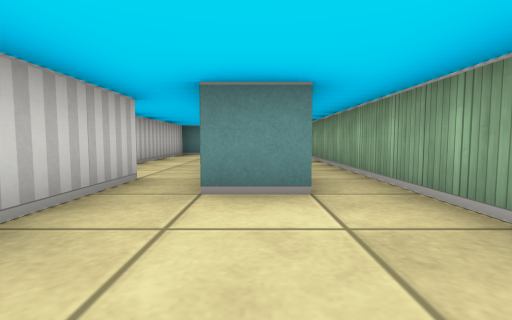
[1] (above)

15 first-person views from a walk through a cub3D level. The camera is about half as high as the walls, tilts 4° down and sees 85° across. The floor is counted in squares. Each view is taken from the middle of a square. On the plan, view 1 faces up. The plan holds only what a view shows up to about 9 squares ahead; the rest is blank.

[2]
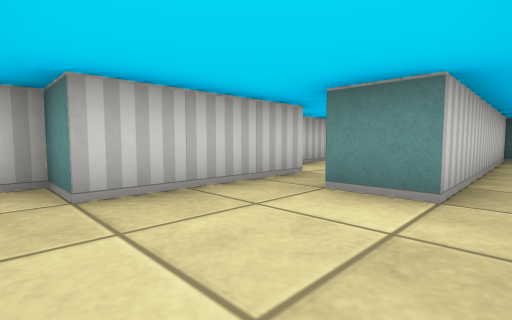

[3]
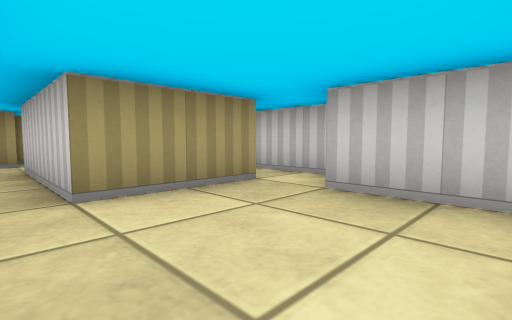

[4]
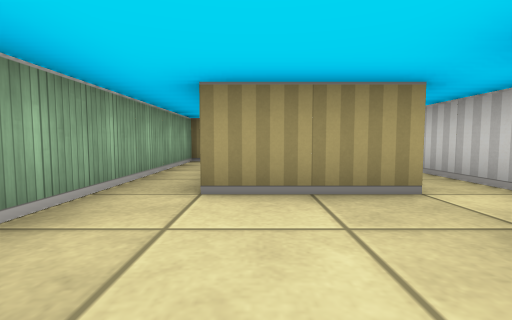

[5]
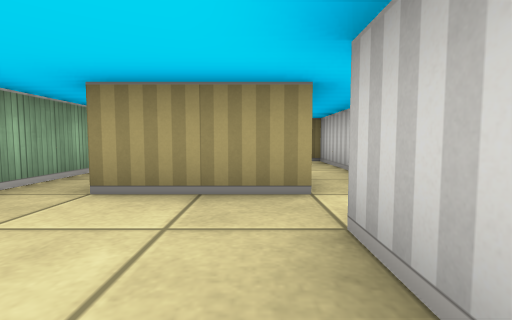

[6]
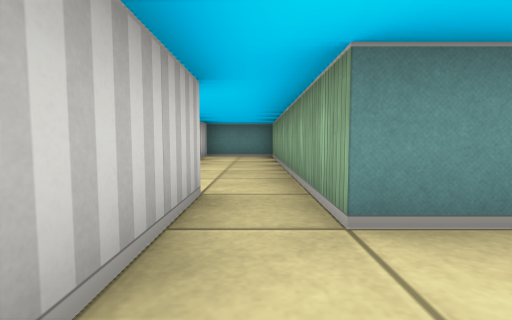

[7]
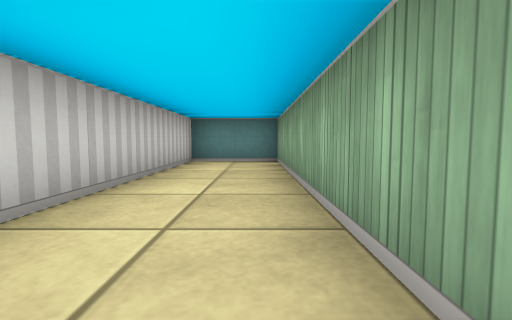

[8]
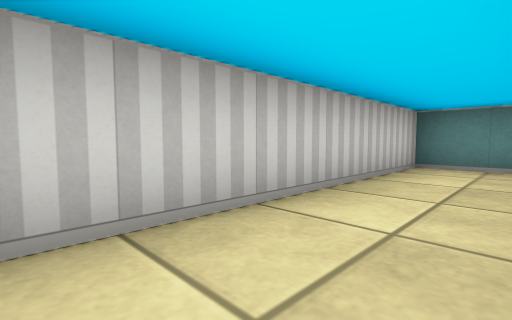

[9]
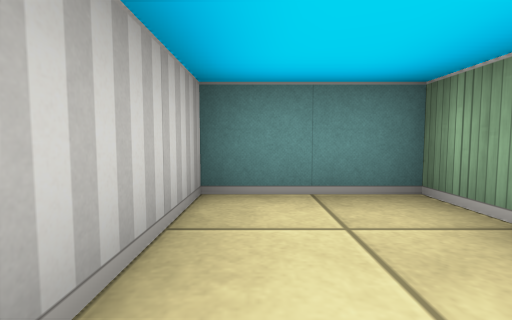

[10]
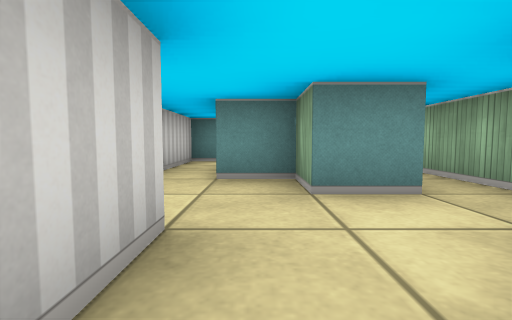

[11]
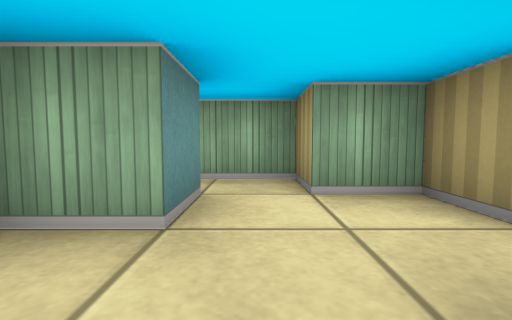

[12]
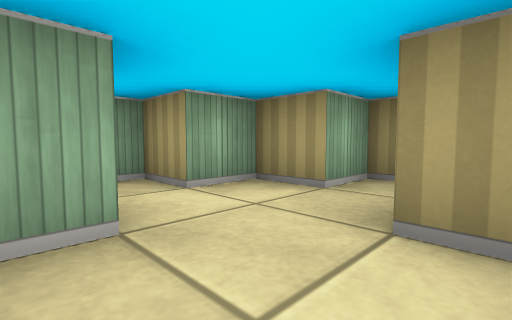

[13]
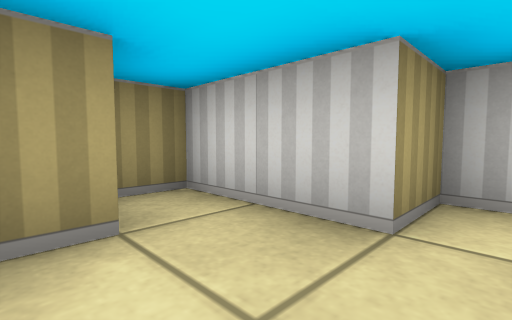

[14]
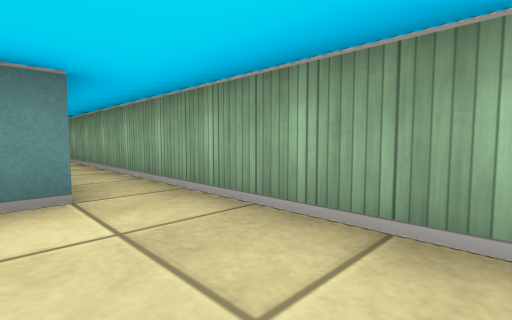

[15]
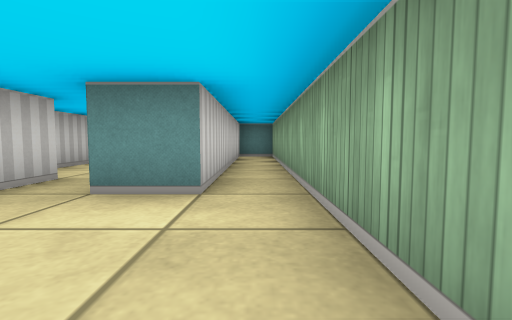

### Floor plan
Ten units are one square. View 1 is at (0, 0); x grows to the right and y downward. Boxes are objects, and circles mark ways between rooms. Rooms are numbered by the first view taken in them; rooms with no view inside come last. Other rooms are left out.
<svg viewBox="-30 -100 51 170">
<path fill="none" stroke="#000" d="M-15 -25 -15 -5 -25 -5 -25 5M-16 5 5 5 5 35 -5 35M5 45 15 45 15 -82M16 -85 5 -85 5 -25 -5 -25M-15 -35 -15 -25M-5 -25 -5 -95 -25 -95 -25 -40M-5 35 -5 25 -15 25M-25 5 -25 45 -15 45 -15 65 -5 65 -5 55 5 55 5 45"/>
<circle cx="-10" cy="-20" r="3" fill="#2a7"/>
<circle cx="-20" cy="0" r="3" fill="#2a7"/>
<circle cx="0" cy="40" r="3" fill="#2a7"/>
<text x="0" y="-10">1</text>
<text x="-10" y="-60">2</text>
<text x="-10" y="40">3</text>
</svg>
Room 1 opens to room 2. Room 1 opens to room 3.

Where each view was taken, in squares from view 1:
view 1: 0 up, 0 right, facing up
view 2: 0 up, 1 right, facing up-left
view 3: 2 up, 1 right, facing down-left
view 4: 2 up, 0 right, facing down
view 5: 2 up, 1 left, facing down
view 6: 1 up, 1 left, facing up
view 7: 3 up, 1 left, facing up
view 8: 4 up, 1 left, facing up-left
view 9: 7 up, 2 left, facing up
view 10: 6 down, 1 left, facing up
view 11: 4 down, 2 left, facing right
view 12: 3 down, 2 left, facing down-right
view 13: 4 down, 0 right, facing down-left
view 14: 0 up, 0 right, facing up-right
view 15: 0 up, 1 right, facing up
